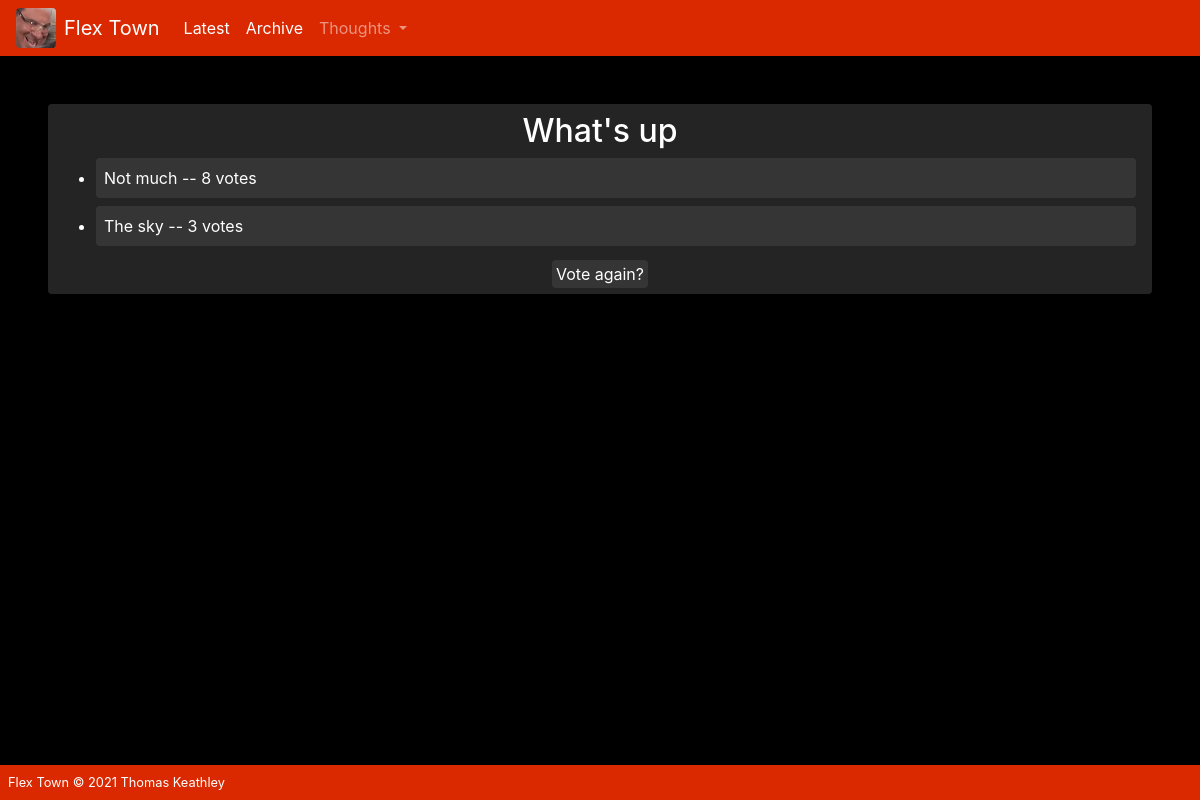
/polls/1/results/, run on an earlier commit of the app's database.
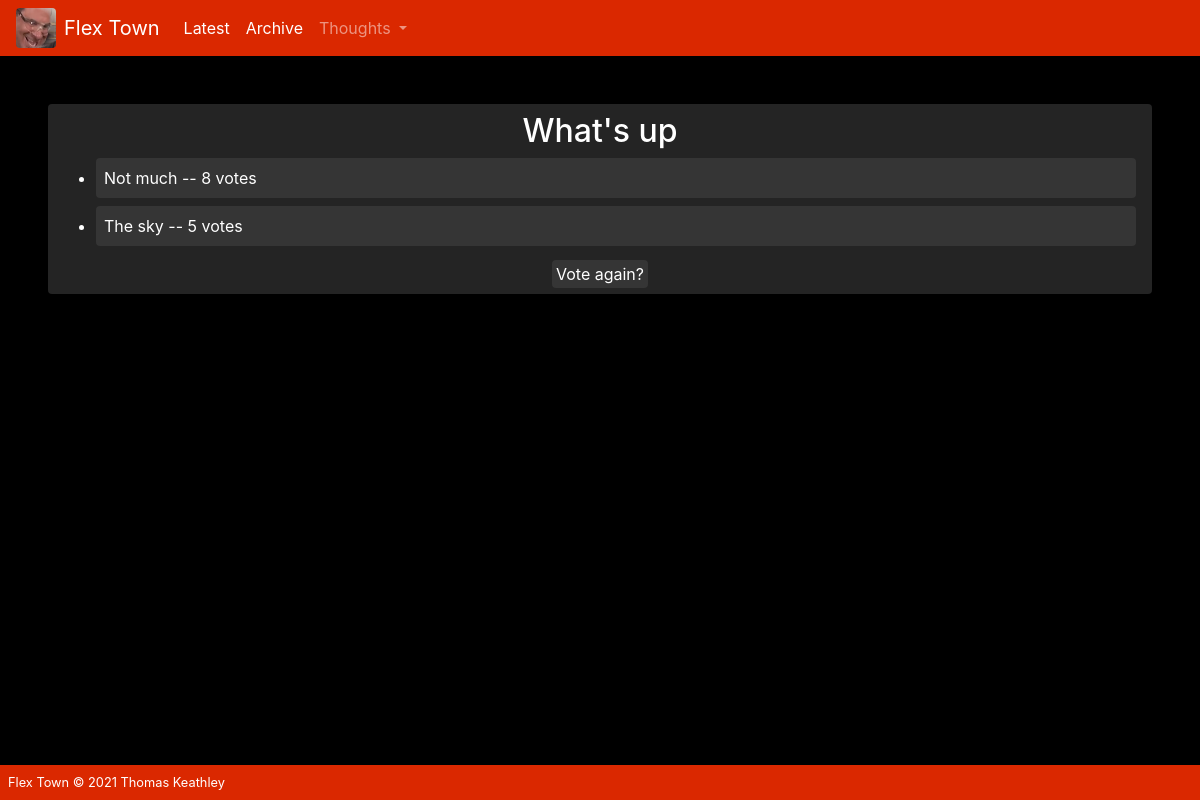
And on a later commit of the database.
### polls/models.py (models this page shows, shortened)
class Choice(models.Model):
    question = models.ForeignKey(Question, on_delete=models.CASCADE)
    choice_text = models.CharField(max_length=200)
    votes = models.IntegerField(default=0)

### polls/views.py (the view)
# urls.py: path('<int:pk>/results/', views.ResultsView.as_view(), name='results'),
class ResultsView(generic.DetailView):
    model = Question
    template_name = 'polls/results.html'

### polls/templates/polls/results.html (shortened to what this page needs)
{% load static %}
{% load static %}
<link rel="stylesheet" href="{% static 'css/bootstrap.min.css' %}">
<html>
    <body style="background-color:#000000;" >
        <nav class="navbar navbar-expand-lg navbar-dark" style="background-color:#da2800;">
            <img class="rounded mr-2" src="{% static 'polls/images/PhilSwiftThumb.jpg' %}" width="40" height="40" alt="">
            <a class="navbar-brand" href="/polls">Flex Town</a>
            <div class="collapse navbar-collapse" id="navbarSupportedContent">
                <ul class="navbar-nav mr-auto">
                <li class="nav-item active">
                    <a class="nav-link" href="/polls">Latest<span class="sr-only">(current)</span></a>
                </li>
                <li class="nav-item">
                <li class="nav-item active">
                    <a class="nav-link" href="#">Archive<span class="sr-only">(current)</span></a>
                </li>
                <li class="nav-item dropdown">
                    <a class="nav-link dropdown-toggle" id="navbarDropdown" role="button" data-toggle="dropdown" aria-haspopup="true" aria-expanded="false">
                    Thoughts
                    </a>
                </li>
                </ul>
            </div>
        </nav>
        <div class="mt-5 m-5 p-2 rounded text-white" style="background-color: #242424;">
            <h2 style="text-align: center;">{{ question.question_text }}</h2>
            <ul>
            {% for choice in question.choice_set.all %}
            <li class="rounded p-2 mr-2 mt-2 mb-2" style="background-color: #353535;">
                {{ choice.choice_text }} -- {{ choice.votes }} vote{{ choice.votes|pluralize }}
            </li>
            {% endfor %}
            </ul>
            <div style="text-align: center;">
                <a class="text-white rounded p-1" style="background-color: #353535;" href="{% url 'polls:detail' question.id %}">Vote again?</a>
            </div>
        </div>
    <div class="footer fixed-bottom text-white p-2" style="background-color:#da2800;">
        <small>Flex Town &copy; 2021 Thomas Keathley</small>
    </div>
</html>

What changed in the data, as far as the page shows it:
changed Choice "The sky": votes "3" → "5"
